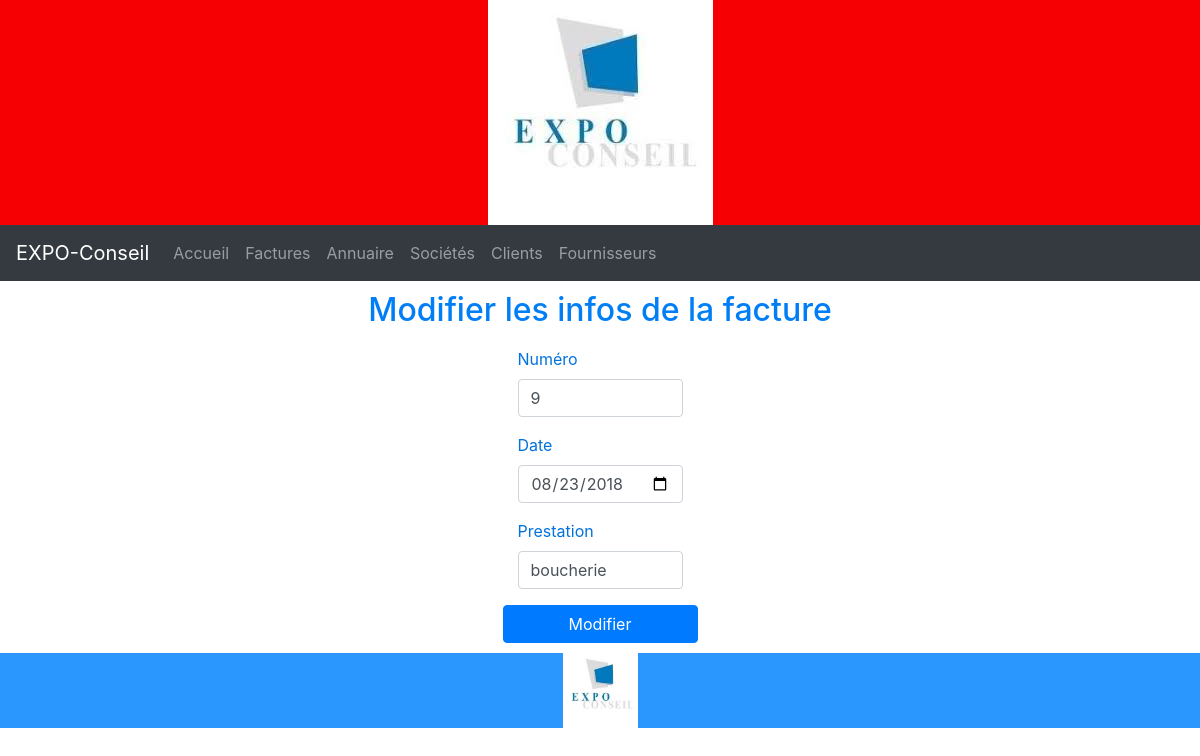
Screenshot of /?page=updatefacture&id=9 with the database file from the repository.
### tables this page shows
CREATE TABLE `facture` (
  `idfacture` int(10) UNSIGNED NOT NULL,
  `numero` int(11) NOT NULL,
  `date_facture` date NOT NULL,
  `motif_prestation` varchar(45) NOT NULL,
  `societes_idsocietes` int(10) UNSIGNED NOT NULL,
  `annuaire_idannuaire` int(10) UNSIGNED NOT NULL
);

### controllers/controller-facture.php (called while the page is built, shortened)
<?php
require './models/model-facture.php';
function updateFacture()
{
    $donnees = getUpdateFacture();
    require './views/view-updatefacture.php';
}

### models/model-facture.php (called while the page is built, shortened)
<?php
function getUpdateFacture()
{
    global $bd;
    if (!isset($_POST['button'])) {
        $id = $_GET['id'];
        $resultat = $bd->query("SELECT * FROM facture WHERE idfacture = $id");
        return $resultat->fetch();
    }
}

### views/view-updatefacture.php (the view, shortened to what this page needs)
  <div class="container-fluid">
    <?php if (!isset($_POST['button'])) {
    ?>
	<h2>Modifier les infos de la facture</h2>
	<form action="./?page=updatefacture" method="post" id="forme">
		<div class="form-group col-md-2 offset-md-5">
			<label for="numero">Numéro</label>
			<input class="form-control" type="number" name="numero" value="<?= $donnees['numero']?>">
		</div>
			<div class="form-group col-md-2 offset-md-5">
			<label for="date_facture">Date</label>
			<input class="form-control" type="date" name="date_facture" value="<?= $donnees['date_facture']; ?>">
		</div>
		<div class="form-group col-md-2 offset-md-5">
			<label for="motif_prestation">Prestation</label>
			<input class="form-control" type="text" name="motif_prestation" value="<?= $donnees['motif_prestation']; ?>">
		</div>
		<button class="btn btn-primary col-md-2 offset-md-5" type="submit" name="button">Modifier</button>
	</form>
<?php
} else {
        echo $donnees;
    } ?>
</div>

### assets/css/style.css (style rules this page uses)
h2 { color: #007ef6; text-align: center; padding-top: 10px; padding-bottom: 10px; }
label { color: #0072dc; }
button, input, select, textarea { color: #000205; }

### rows the page displays
facture: numero "9", date_facture "08/23/2018", motif_prestation "boucherie"
